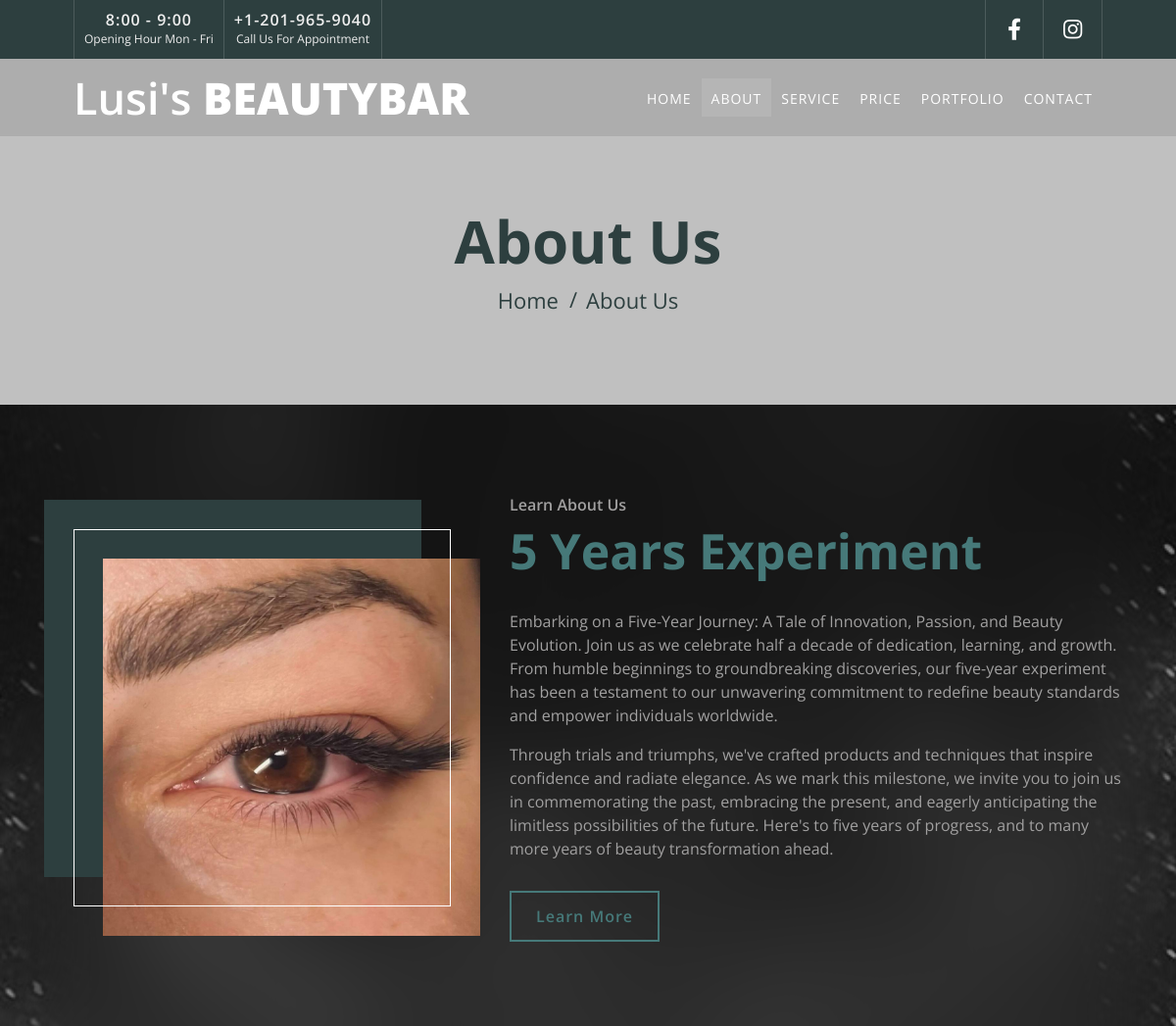
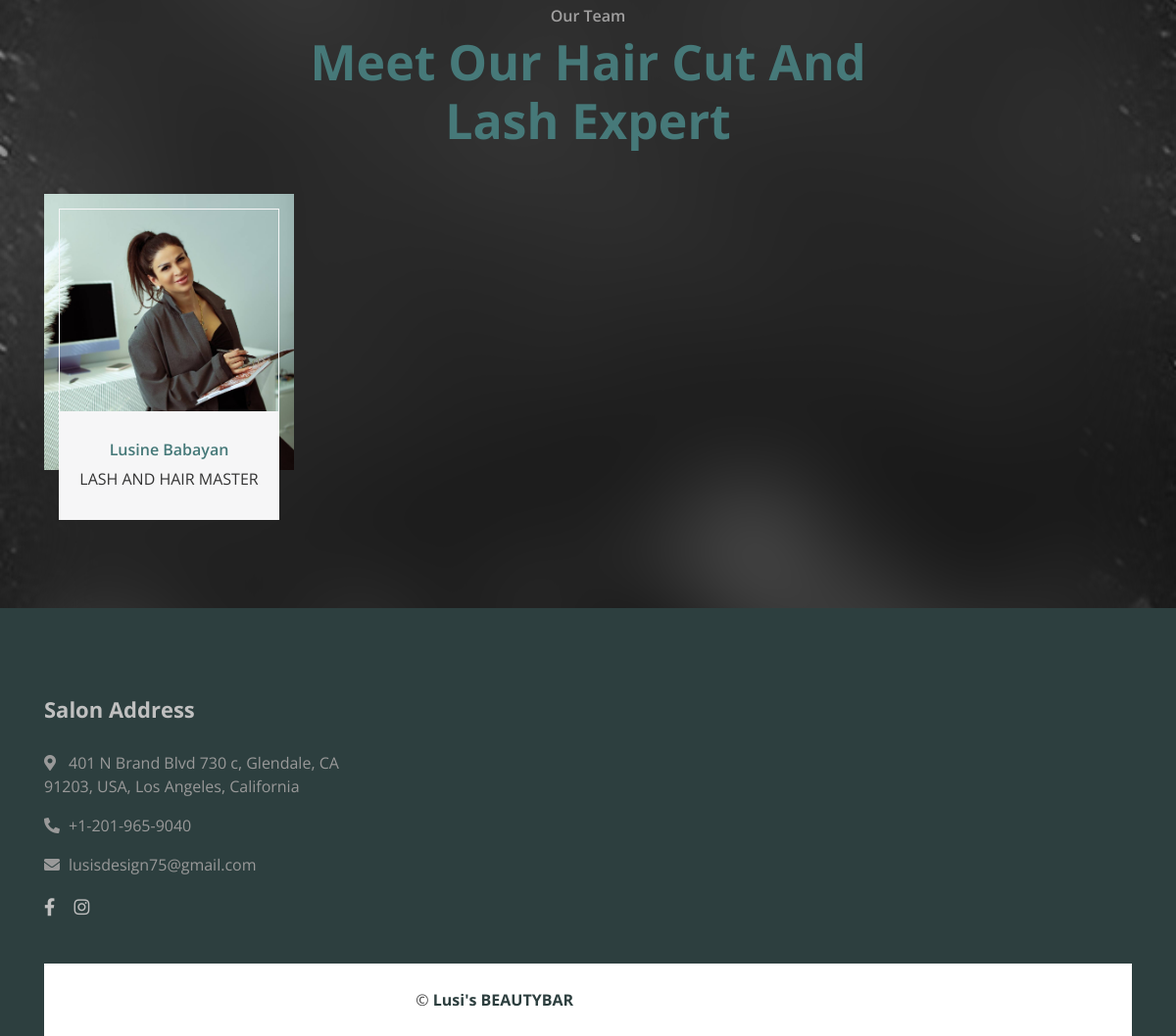
Screenshot of /main/about with the database file from the repository (2 pictures, top to bottom).
### main/models.py (models this page shows, shortened)
class About(models.Model):
    topic = models.CharField('About Topic', max_length = 100)
    text1 = models.TextField('About Text 1')
    text2 = models.TextField('About Text 2')
    image = models.ImageField("About image", upload_to='images/')
    button_text = models.CharField("About button text", max_length = 50)

class Team(models.Model):
    image = models.ImageField("Worker image", upload_to='images/')
    name = models.CharField("Worker name", max_length = 90)
    proffession = models.CharField("Worker proffession", max_length = 70)

### main/views.py (the view)
# urls.py: path('main/about', views.about, name = 'about'),
def about(request):
    about = About.objects.first()
    team = Team.objects.all()
    return render(request, 'main/about.html', context={
        'about':about,
        'team':team,
        'link':'about'
    })

### main/templates/main/about.html
{% extends 'base.html' %}
{% block content %}
        <div class="page-header">
            <div class="container">
                <div class="row">
                    <div class="col-12">
                        <h2>About Us</h2>
                    </div>
                    <div class="col-12">
                        <a href="{% url 'index' %}">Home</a>
                        <a href="{% url 'about' %}">About Us</a>
                    </div>
                </div>
            </div>
        </div>
        <div class="about">
            <div class="container">
                <div class="row align-items-center">
                    <div class="col-lg-5 col-md-6">
                        <div class="about-img">
                            <img src="{{ about.image.url }}" alt="Image">
                        </div>
                    </div>
                    <div class="col-lg-7 col-md-6">
                        <div class="section-header text-left">
                            <p>Learn About Us</p>
                            <h2>{{ about.topic }}</h2>
                        </div>
                        <div class="about-text">
                            <p>
                                {{ about.text1 }}
                            </p>
                            <p>
                                {{ about.text2 }}
                            </p>
                            <a class="btn" href="">Learn More</a>
                        </div>
                    </div>
                </div>
            </div>
        </div>
  <div class="team">
    <div class="container">
        <div class="section-header text-center">
            <p>Our Team</p>
            <h2>Meet Our Hair Cut And Lash Expert</h2>
        </div>
        <div class="row">
            {% for i in team %}
                <div class="col-lg-3 col-md-6">
                    <div class="team-item">
                        <div class="team-img">
                            <img src="{{ i.image.url }}" alt="Team Image">
                        </div>
                        <div class="team-text">
                            <h2>{{ i.name }}</h2>
                            <p>{{ i.proffession }}</p>
                        </div>
                    </div>
                </div>
            {% endfor %}
        </div>
    </div>
</div>
{% endblock %}

### main/static/css/style.css (style rules this page uses)
body { color: #a1a0a0; font-family: 'Open Sans', sans-serif; background: url(../img/body.jpeg.jpg) no-repeat; background-size: cover; background-position: center; backdrop-filter: blur(50px); }
h1, h2, h3, h4, h5, h6 { color: #467979; }
a { color: #454545; transition: .3s; }
.page-header { position: relative; margin-bottom: 45px; padding: 150px 0 90px 0; text-align: center; background: #C0C0C0; }
.page-header h2 { position: relative; color: #2d3f3f; font-size: 60px; font-weight: 700; }
.page-header a { position: relative; padding: 0 12px; font-size: 22px; color: #2d3f3f; }
.page-header a::after { position: absolute; content: "/"; width: 8px; height: 8px; top: -2px; right: -7px; text-align: center; color: #2d3f3f; }
.page-header a:last-child::after { display: none; }
.section-header { position: relative; max-width: 600px; margin: 0 auto; margin-bottom: 45px; }
.section-header p { margin-bottom: 5px; position: relative; font-size: 16px; font-weight: 600; }
.section-header h2 { margin: 0; position: relative; font-size: 50px; font-weight: 700; }
.about { position: relative; width: 100%; padding: 45px 0; }
.about .section-header { margin-bottom: 30px; margin-left: 0; }
.about .about-img { position: relative; height: 100%; margin: 60px 0 0 60px; }
.about .about-img img { position: relative; width: 100%; height: 100%; object-fit: cover; z-index: 1; }
.about .about-img::before { position: absolute; content: ""; top: -60px; right: 60px; bottom: 60px; left: -60px; background: #2d3f3f; z-index: 0; }
.about .about-img::after { position: absolute; content: ""; top: -30px; right: 30px; bottom: 30px; left: -30px; background: transparent; border: 1px solid #ffffff; z-index: 2; }
.about .about-text p { font-size: 16px; }
.about .about-text a.btn { position: relative; margin-top: 15px; padding: 12px 25px; font-size: 16px; font-weight: 600; letter-spacing: 1px; color: #467979; border: 2px solid #467979; border-radius: 0; background: none; transition: .3s; }
.team { position: relative; width: 100%; padding: 45px 0 15px 0; }
.team .team-item { margin-bottom: 30px; }
.team .team-img { position: relative; }
.team .team-img::after { position: absolute; content: ""; top: 15px; right: 15px; bottom: 15px; left: 15px; background: transparent; border: 1px solid #F6F6F7; transition: .3s; z-index: 1; }
.team .team-img img { width: 100%; }
.team .team-text { position: relative; margin: -60px 15px 0 15px; padding: 30px 15px; text-align: center; background: #F6F6F7; transition: .3s; z-index: 2; }
.team .team-text h2 { font-size: 16px; font-weight: 600; }
.team .team-text p { margin: 0; color: #333333; }

### rows the page displays
About: image (picture), topic "5 Years Experiment", text1 "Embarking on a Five-Year Journey: A Tale of Innovation, Passion, and Beauty Evolution. Join us as we celebrate half a decade of dedication, learning, and growth. From humble beginnings to groundbreaking discoveries, our five-year experiment has been a testament to our unwavering commitment to redefine beauty standards and empower individuals worldwide.", text2 "Through trials and triumphs, we've crafted products and techniques that inspire confidence and radiate elegance. As we mark this milestone, we invite you to join us in commemorating the past, embracing the present, and eagerly anticipating the limitless possibilities of the future. Here's to five years of progress, and to many more years of beauty transformation ahead."
Team: image (picture), name "Lusine Babayan", proffession "LASH AND HAIR MASTER"
